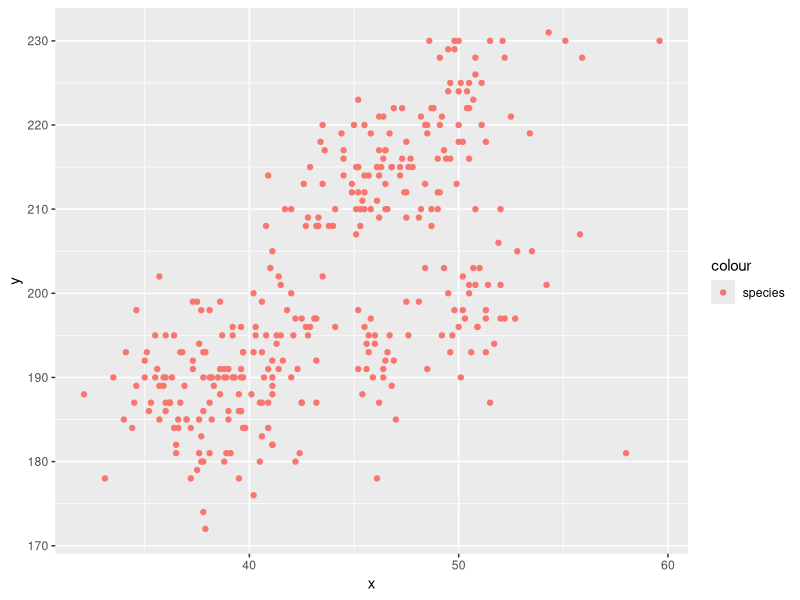
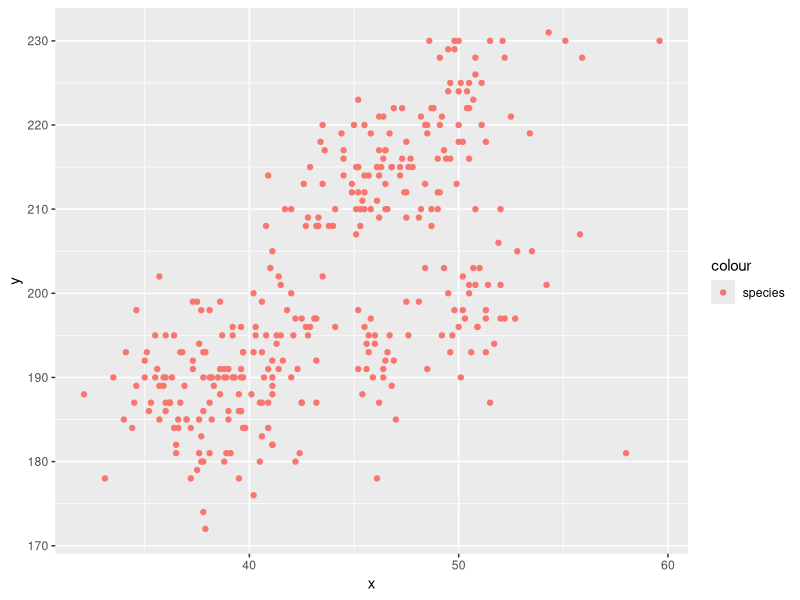

R code for these plots, in order:
## ---- chunk 1
library(tidyverse)
## ---- chunk 2
problem_1_df = tibble(
  vec_numeric = rnorm(n = 10),
  vec_logical = vec_numeric > 0,
  vec_char = c("a","b","c","d","e","f","g","h","I","g"),
  vec_factor = factor(c("high","low","median","high","low","median","high","low","median","high"))
)
problem_1_df

## ---- chunk 3
mean_numeric = mean(pull(problem_1_df, vec_numeric))
mean_logical = mean(as.numeric(pull(problem_1_df, vec_logical)))
mean_char = mean(as.numeric(pull(problem_1_df, vec_char)))
mean_factor = mean(as.numeric(pull(problem_1_df, vec_factor)))
## ---- chunk 4
# install.packages("palmerpenguins")
data("penguins", package = "palmerpenguins")
view(penguins)
mean(as.numeric(pull(penguins,flipper_length_mm)))
skimr::skim(penguins)
a = as.numeric(pull(penguins,flipper_length_mm))
a1 = a[!is.na(a)]
mean(a1)
## ---- chunk 5
plot_df = tibble(
  x = pull(penguins,bill_length_mm),
  y = pull(penguins,flipper_length_mm)
)
ggplot(plot_df, aes(x = x,y = y,color = 'species' )) + geom_point()

ggsave("scatter_plot.jpeg", height = 4, width = 4)
